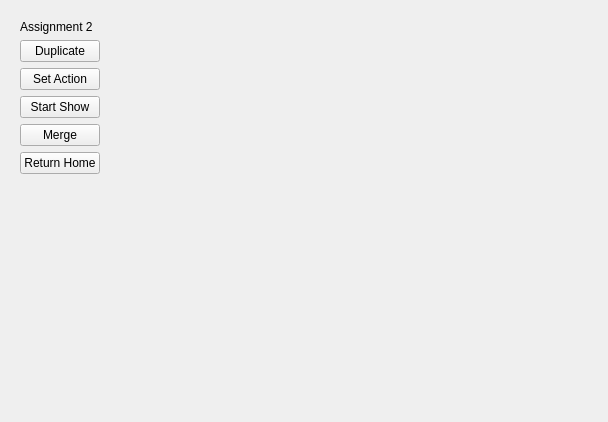
<?xml version="1.0" encoding="UTF-8"?>
<ui version="4.0">
 <class>Form</class>
 <widget class="QWidget" name="Form">
  <property name="geometry">
   <rect>
    <x>0</x>
    <y>0</y>
    <width>608</width>
    <height>422</height>
   </rect>
  </property>
  <property name="windowTitle">
   <string>Form</string>
  </property>
  <layout class="QHBoxLayout" name="horizontalLayout">
   <item>
    <widget class="QWidget" name="controlsBox" native="true">
     <layout class="QVBoxLayout" name="verticalLayout">
      <item>
       <widget class="QLabel" name="label">
        <property name="text">
         <string>Assignment 2</string>
        </property>
       </widget>
      </item>
      <item>
       <widget class="QPushButton" name="duplicateBtn">
        <property name="text">
         <string>Duplicate</string>
        </property>
       </widget>
      </item>
      <item>
       <widget class="QPushButton" name="setActionBtn">
        <property name="text">
         <string>Set Action</string>
        </property>
       </widget>
      </item>
      <item>
       <widget class="QPushButton" name="startShowBtn">
        <property name="text">
         <string>Start Show</string>
        </property>
       </widget>
      </item>
      <item>
       <widget class="QPushButton" name="mergeBtn">
        <property name="text">
         <string>Merge</string>
        </property>
       </widget>
      </item>
      <item>
       <widget class="QPushButton" name="homeBtn">
        <property name="text">
         <string>Return Home</string>
        </property>
       </widget>
      </item>
      <item>
       <spacer name="verticalSpacer">
        <property name="orientation">
         <enum>Qt::Vertical</enum>
        </property>
        <property name="sizeHint" stdset="0">
         <size>
          <width>20</width>
          <height>40</height>
         </size>
        </property>
       </spacer>
      </item>
     </layout>
    </widget>
   </item>
   <item>
    <spacer name="horizontalSpacer">
     <property name="orientation">
      <enum>Qt::Horizontal</enum>
     </property>
     <property name="sizeHint" stdset="0">
      <size>
       <width>439</width>
       <height>20</height>
      </size>
     </property>
    </spacer>
   </item>
  </layout>
 </widget>
 <resources/>
 <connections/>
</ui>
